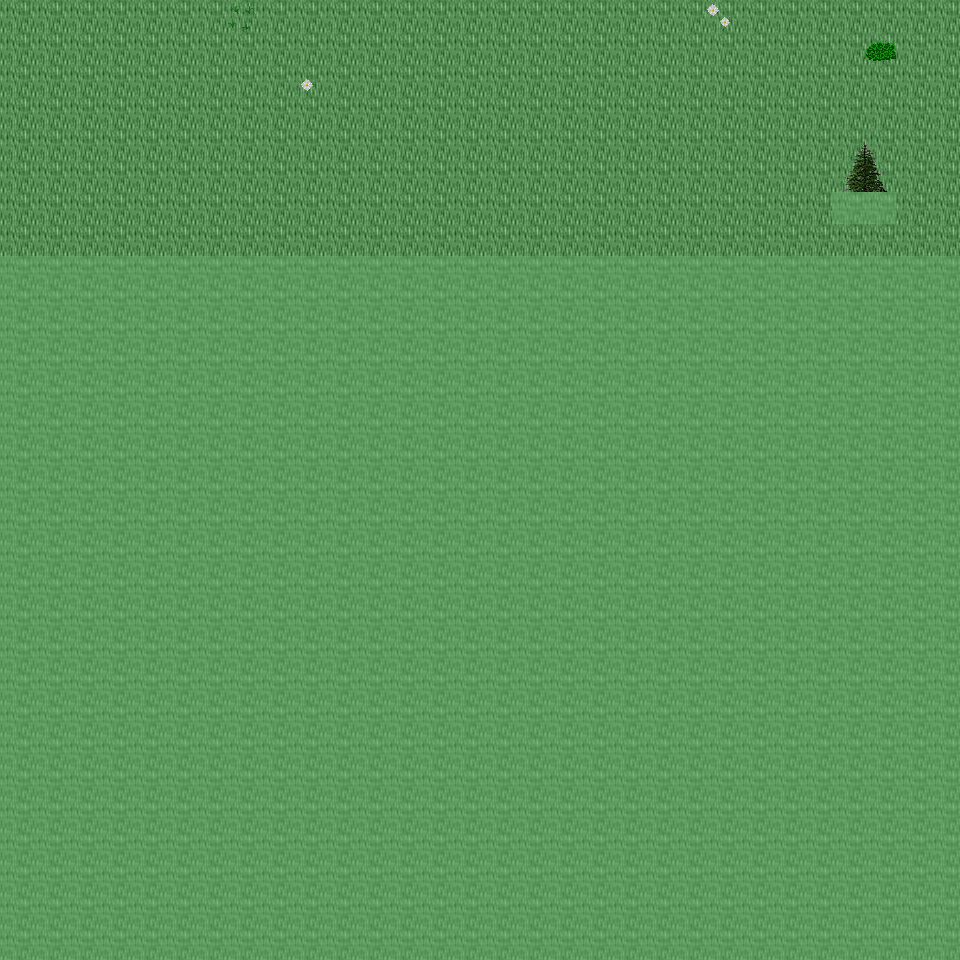

A 2D game scene composited from a Tiled map and its tileset images. What follows is a short description and the map's XML, with each tile layer's data collapsed to a summary:
An orthogonal 30x30 tile map with 32x32 px tiles, 6 tile layers (Ground, Object, Object2, Above, ...), 19 tilesets and 3 objects (3x mapchange).

<map version="1.0" orientation="orthogonal" renderorder="right-down" width="30" height="30" tilewidth="32" tileheight="32" nextobjectid="4">
  <tileset firstgid="1" name="tileset_ground_ground" tilewidth="32" tileheight="32" tilecount="33" columns="3">
    <image source="../drawable/tileset_ground_ground.png" width="96" height="352" />
  </tileset>
  <tileset firstgid="34" name="tileset_ground_ridge_earth_dark" tilewidth="32" tileheight="32" tilecount="96" columns="12">
    <image source="../drawable/tileset_ground_ridge_earth_dark.png" width="384" height="256" />
  </tileset>
  <tileset firstgid="130" name="tileset_plant_flower_daisy_white" tilewidth="32" tileheight="32" tilecount="8" columns="2">
    <image source="../drawable/tileset_plant_flower_daisy_white.png" width="64" height="128" />
  </tileset>
  <tileset firstgid="138" name="tileset_plant_grasses" tilewidth="32" tileheight="32" tilecount="6" columns="3">
    <image source="../drawable/tileset_plant_grasses.png" width="96" height="64" />
  </tileset>
  <tileset firstgid="144" name="tileset_plant_tree_tree_fluffy" tilewidth="32" tileheight="32" tilecount="12" columns="4">
    <image source="../drawable/tileset_plant_tree_tree_fluffy.png" width="128" height="96" />
  </tileset>
  <tileset firstgid="156" name="tileset_plant_bush_bushes" tilewidth="32" tileheight="32" tilecount="10" columns="5">
    <image source="../drawable/tileset_plant_bush_bushes.png" width="160" height="64" />
  </tileset>
  <tileset firstgid="166" name="tileset_logic_collision" tilewidth="32" tileheight="32" tilecount="1" columns="1">
    <image source="../drawable/tileset_logic_collision.png" width="32" height="32" />
  </tileset>
  <tileset firstgid="167" name="tileset_ground_dry_grass" tilewidth="32" tileheight="32" tilecount="54" columns="9">
    <image source="../drawable/tileset_ground_dry_grass.png" width="288" height="192" />
  </tileset>
  <tileset firstgid="221" name="tileset_ground_earth_edges" tilewidth="32" tileheight="32" tilecount="18" columns="6">
    <image source="../drawable/tileset_ground_earth_edges.png" width="192" height="96" />
  </tileset>
  <tileset firstgid="239" name="tileset_ground_grass_corners" tilewidth="32" tileheight="32" tilecount="24" columns="6">
    <image source="../drawable/tileset_ground_grass_corners.png" width="192" height="128" />
  </tileset>
  <tileset firstgid="263" name="tileset_plant_tree_evergreen" tilewidth="32" tileheight="32" tilecount="36" columns="3">
    <image source="../drawable/tileset_plant_tree_evergreen.png" width="96" height="384" />
  </tileset>
  <tileset firstgid="299" name="tileset_plant_tree_tree_darkgreen" tilewidth="32" tileheight="32" tilecount="88" columns="8">
    <image source="../drawable/tileset_plant_tree_tree_darkgreen.png" width="256" height="352" />
  </tileset>
  <tileset firstgid="387" name="tileset_building_decoration_rocks" tilewidth="32" tileheight="32" tilecount="6" columns="3">
    <image source="../drawable/tileset_building_decoration_rocks.png" width="96" height="64" />
  </tileset>
  <tileset firstgid="393" name="tileset_plant_stump_stump_pale_brown" tilewidth="32" tileheight="32" tilecount="4" columns="2">
    <image source="../drawable/tileset_plant_stump_stump_pale_brown.png" width="64" height="64" />
  </tileset>
  <tileset firstgid="397" name="tileset_plant_stump_int_small_stump_2" tilewidth="32" tileheight="32" tilecount="1" columns="1">
    <image source="../drawable/tileset_plant_stump_int_small_stump_2.png" width="32" height="32" />
  </tileset>
  <tileset firstgid="398" name="tileset_ground_rock_pebbles" tilewidth="32" tileheight="32" tilecount="3" columns="1">
    <image source="../drawable/tileset_ground_rock_pebbles.png" width="32" height="96" />
  </tileset>
  <tileset firstgid="401" name="tileset_plant_bush_bush_mult_colored" tilewidth="32" tileheight="32" tilecount="6" columns="3">
    <image source="../drawable/tileset_plant_bush_bush_mult_colored.png" width="96" height="64" />
  </tileset>
  <tileset firstgid="407" name="tileset_plant_tree_umbrella_thorn" tilewidth="32" tileheight="32" tilecount="18" columns="6">
    <image source="../drawable/tileset_plant_tree_umbrella_thorn.png" width="192" height="96" />
  </tileset>
  <tileset firstgid="425" name="tileset_building_house_3" tilewidth="32" tileheight="32" tilecount="48" columns="6">
    <image source="../drawable/tileset_building_house_3.png" width="192" height="256" />
  </tileset>
  <layer name="Ground" width="30" height="30">
    <data>[900 cells, 240 non-empty, 1 distinct tile ids]</data>
  </layer>
  <layer name="Object" width="30" height="30">
    <data>[900 cells, 6 non-empty, 6 distinct tile ids]</data>
  </layer>
  <layer name="Object2" width="30" height="30">
    <data>[900 cells, 0 non-empty, 0 distinct tile ids]</data>
  </layer>
  <layer name="Above" width="30" height="30">
    <data>[900 cells, 4 non-empty, 4 distinct tile ids]</data>
  </layer>
  <layer name="Above2" width="30" height="30">
    <data>[900 cells, 0 non-empty, 0 distinct tile ids]</data>
  </layer>
  <layer name="Walkable" width="30" height="30">
    <data>[900 cells, 662 non-empty, 1 distinct tile ids]</data>
  </layer>
  <objectgroup name="MapEvents">
    <object id="1" name="north" type="mapchange" x="0" y="0" width="960" height="32">
      <properties>
        <property name="map" value="0_ados_mountain_n2_w2_x0_y3" />
        <property name="place" value="south" />
      </properties>
    </object>
    <object id="2" name="west" type="mapchange" x="0" y="0" width="32" height="256">
      <properties>
        <property name="map" value="0_deniran_forest_n2_w_x0_y4" />
        <property name="place" value="east" />
      </properties>
    </object>
    <object id="3" name="east" type="mapchange" x="928" y="0" width="32" height="256">
      <properties>
        <property name="map" value="0_ados_mountain_n2_w2_x1_y4" />
        <property name="place" value="west" />
      </properties>
    </object>
  </objectgroup>
</map>
